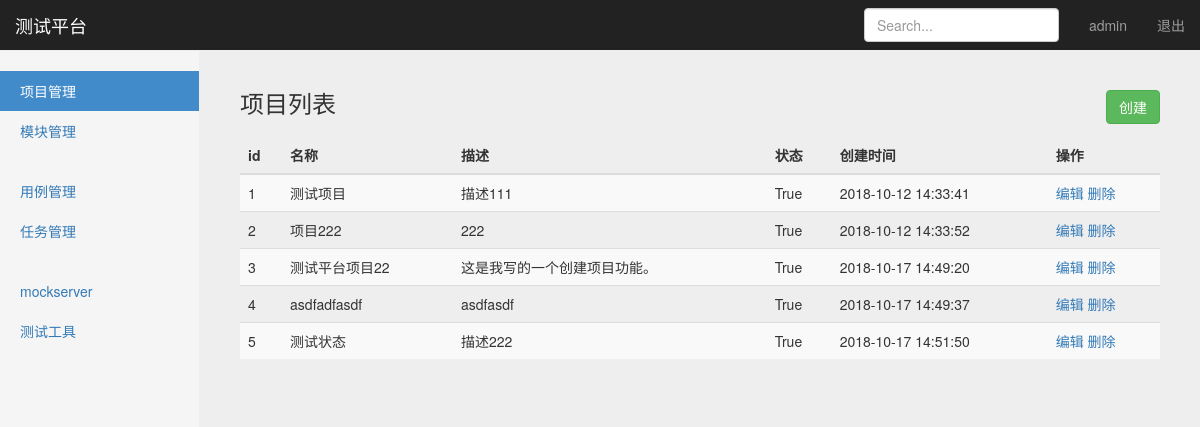
Page /manage/project_manage/ (signed in) on the earlier database version.
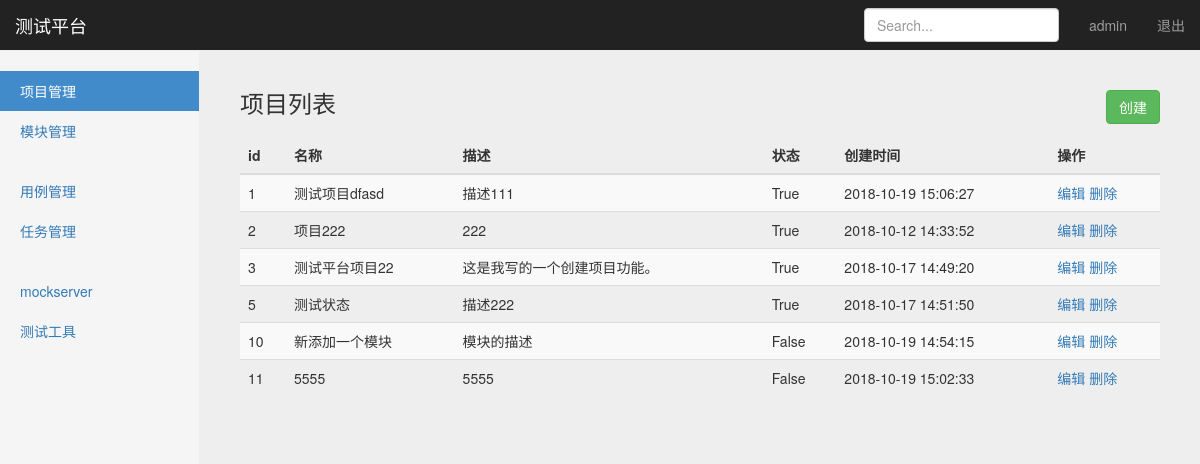
Same page on the later database version.
### project_app/models.py (models this page shows, shortened)
class Project(models.Model):
    name = models.CharField("名称", max_length=100, blank=False, default="")
    describe = models.TextField("描述", default="")
    status = models.BooleanField("状态：", default=True)
    create_time = models.DateTimeField("创建时间", auto_now_add=True)

### project_app/views/project_views.py (the view)
# urls.py: path('project_manage/', project_views.project_manage),
@login_required
def project_manage(request):
    username = request.session.get('user1', '')
    project_all = Project.objects.all()
    return render(request, "project_manage.html", {
        "user": username,
        "projects": project_all,
        "type": "list"
    })

### templates/project_manage.html (shortened to what this page needs)
{% extends "base.html" %}
{% block content %}
    <nav class="navbar navbar-inverse navbar-fixed-top">
        <div class="container-fluid">
            <div class="navbar-header">
                <a class="navbar-brand" href="#">测试平台</a>
            </div>
            <div id="navbar" class="navbar-collapse collapse">
                <ul class="nav navbar-nav navbar-right">
                    <li><a href="#">{{ user }}</a></li>
                    <li><a href="/logout/">退出</a></li>
                </ul>
                <form class="navbar-form navbar-right">
                    <input type="text" class="form-control" placeholder="Search...">
                </form>
            </div>
        </div>
    </nav>
    <div class="container-fluid">
        <div class="row">
            <div class="col-sm-3 col-md-2 sidebar">
                <ul class="nav nav-sidebar">
                    <li class="active"><a href="#">项目管理</a></li>
                    <li><a href="/manage/module_manage/">模块管理</a></li>
                </ul>
                <ul class="nav nav-sidebar">
                    <li><a href="/interface/case_manage/">用例管理</a></li>
                    <li><a href="/interface/task_manage/">任务管理</a></li>
                </ul>
                <ul class="nav nav-sidebar">
                    <li><a href="">mockserver</a></li>
                    <li><a href="">测试工具</a></li>
                </ul>
            </div>
            {% if type == 'list'%}
            <div class="col-sm-9 col-sm-offset-3 col-md-10 col-md-offset-2 main">
                <h3 class="sub-header" >项目列表
                    <button type="button" class="btn btn-success"
                    style="float: right;"
                    onclick="window.location.href='/manage/add_project/'">创建</button>
                </h3>
                <div class="table-responsive">
                    <table class="table table-striped">
                        <thead>
                            <tr>
                                <th>id</th>
                                <th>名称</th>
                                <th>描述</th>
                                <th>状态</th>
                                <th>创建时间</th>
                                <th>操作</th>
                            </tr>
                        </thead>
                        <tbody>
                            {% for project in projects %}
                            <tr>
                                <td>{{ project.id }}</td>
                                <td>{{ project.name }}</td>
                                <td>{{ project.describe }}</td>
                                <td>{{ project.status }}</td>
                                <td>{{ project.create_time | date:"Y-m-d H:i:s" }}</td>
                                <td>
                                    <a href="/manage/edit_project/{{project.id}}/">编辑</a>
                                    <a href="/manage/delete_project/{{project.id}}/">删除</a>
                                </td>
                            </tr>
                            {% endfor %}
                        </tbody>
                    </table>
                </div>
            </div>
            {% endif %}
        </div>
    </div>
{% endblock %}

### templates/base.html (shortened to what this page needs)
<!DOCTYPE html>
<html lang="zh-CN">
<head>
    {% load static %}
    <link rel="stylesheet" type="text/css" href="{% static "css/bootstrap.min.css" %}">
    <link rel="stylesheet" type="text/css" href="{% static "css/signin.css" %}">
    <link rel="stylesheet" type="text/css" href="{% static "css/dashboard.css" %}">
</head>
<body>
{% block content %}
{% endblock %}
</body>
</html>

### static/css/signin.css (style rules this page uses)
body { padding-top: 40px; padding-bottom: 40px; background-color: #eee; }

### static/css/dashboard.css (style rules this page uses)
body { padding-top: 50px; }
.sub-header { padding-bottom: 10px; border-bottom: 1px solid #eee; }
.navbar-fixed-top { border: 0; }
.sidebar { display: none; }
@media (min-width: 768px) { .sidebar { position: fixed; top: 51px; bottom: 0; left: 0; z-index: 1000; display: block; padding: 20px; overflow-x: hidden; overflow-y: auto; background-color: #f5f5f5; border-right: 1px solid #eee; } }
.nav-sidebar { margin-right: -21px; margin-bottom: 20px; margin-left: -20px; }
.nav-sidebar > li > a { padding-right: 20px; padding-left: 20px; }
.nav-sidebar > .active > a, .nav-sidebar > .active > a:hover, .nav-sidebar > .active > a:focus { color: #fff; background-color: #428bca; }
.main { padding: 20px; }
@media (min-width: 768px) { .main { padding-right: 40px; padding-left: 40px; } }

Differences in the rows shown:
removed Project: id "4", name "asdfadfasdf", describe "asdfasdf", status "True", create_time "2018-10-17 14:49:37"
changed Project "描述111": name "测试项目" → "测试项目dfasd"; create_time "2018-10-12 14:33:41" → "2018-10-19 15:06:27"
added Project: id "10", name "新添加一个模块", describe "模块的描述", status "False", create_time "2018-10-19 14:54:15"
added Project: id "11", name "5555", describe "5555", status "False", create_time "2018-10-19 15:02:33"
